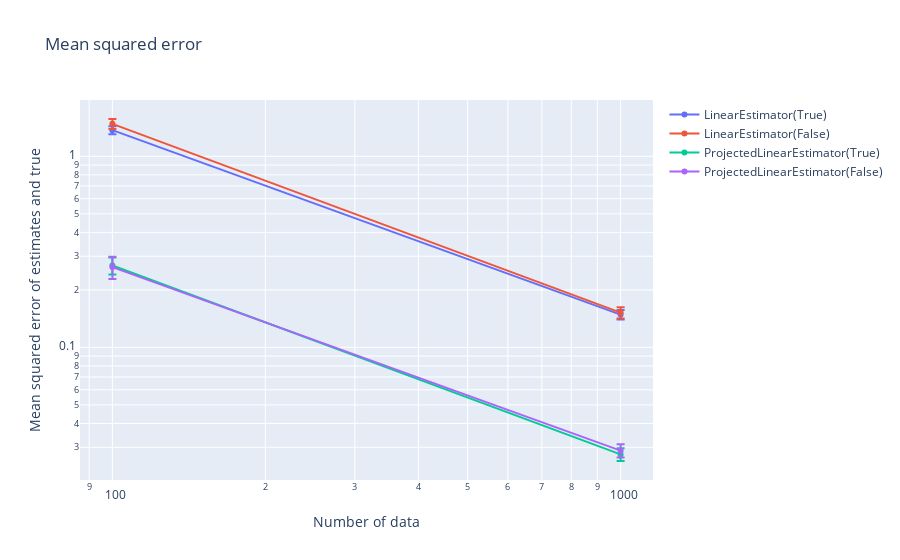

Notebook cell for this chart:
### Code cell
fig = data_analysis.make_mses_graph_estimation_results(
    estimation_results_list,
    case_name_list,
    true_object,
)
fig.show()

### Figure 1 — Plotly figure (JSON) as saved in the notebook; plotly's stock layout.template omitted (floating-point values rounded to 4 significant figures)
{"data": [{"error_y": {"array": [0.06697, 0.008596], "type": "data", "visible": true}, "mode": "lines+markers", "name": "LinearEstimator(True)", "type": "scatter", "x": [100, 1000], "y": [1.371, 0.1485]}, {"error_y": {"array": [0.08852, 0.01024], "type": "data", "visible": true}, "mode": "lines+markers", "name": "LinearEstimator(False)", "type": "scatter", "x": [100, 1000], "y": [1.479, 0.1521]}, {"error_y": {"array": [0.02752, 0.002103], "type": "data", "visible": true}, "mode": "lines+markers", "name": "ProjectedLinearEstimator(True)", "type": "scatter", "x": [100, 1000], "y": [0.2681, 0.02754]}, {"error_y": {"array": [0.03489, 0.002278], "type": "data", "visible": true}, "mode": "lines+markers", "name": "ProjectedLinearEstimator(False)", "type": "scatter", "x": [100, 1000], "y": [0.2631, 0.02883]}], "layout": {"title": {"text": "Mean squared error"}, "xaxis": {"title": {"text": "Number of data"}, "type": "log"}, "yaxis": {"title": {"text": "Mean squared error of estimates and true"}, "type": "log"}}}
